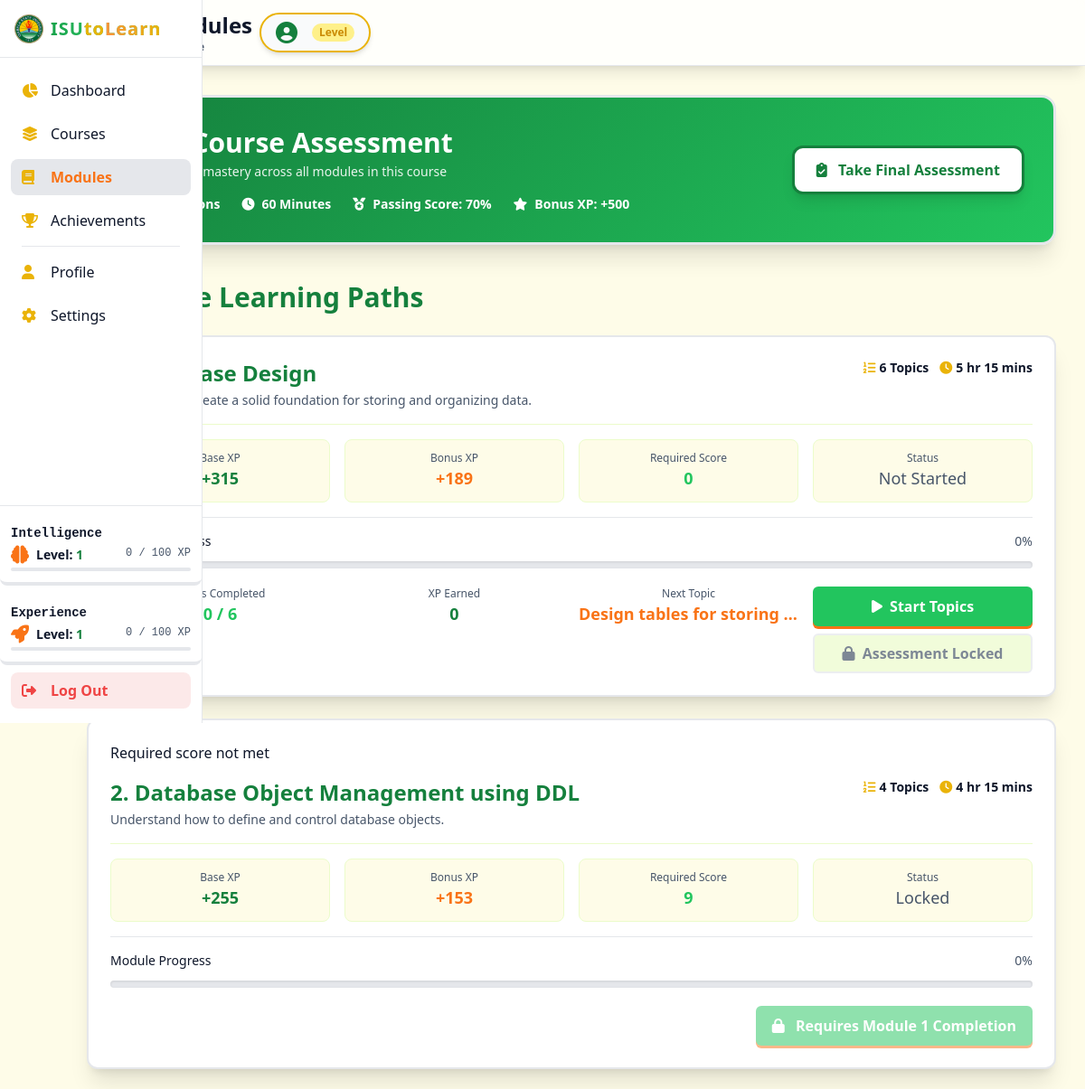
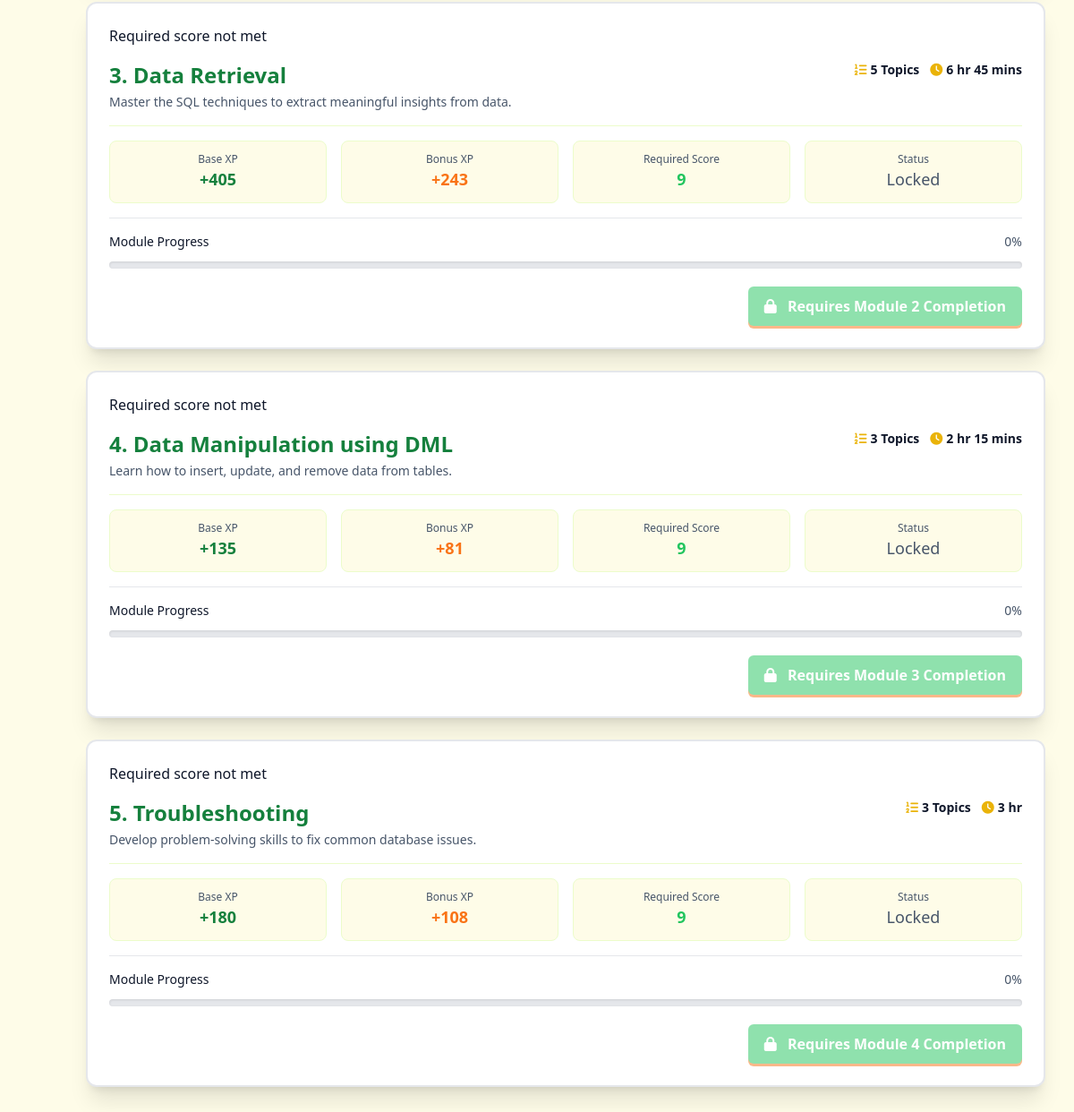
The page /Learner/modules.php?course_id=1 on the database its author committed (2 pictures, top to bottom).
### tables this page shows
CREATE TABLE `modules` (
  `id` int(11) NOT NULL AUTO_INCREMENT,
  `title` varchar(255) NOT NULL,
  `description` text DEFAULT NULL,
  `course_id` int(11) DEFAULT NULL,
  `required_score` int(11) DEFAULT NULL,
  PRIMARY KEY (`id`),
  KEY `course_id` (`course_id`),
  CONSTRAINT `modules_ibfk_1` FOREIGN KEY (`course_id`) REFERENCES `courses` (`id`) ON DELETE CASCADE
);

### Learner/modules.php (the view, shortened to what the rows shown need)
<?php
include 'functions/format_time.php';
include 'functions/count_topics.php';
include 'functions/count_estimated_time.php';
include 'functions/count_progress_percentage.php';
include 'functions/get_student_progress.php';
include 'functions/completed_info.php';
$student_id = $_SESSION['student_id'];
if ($_SERVER['REQUEST_METHOD'] === 'GET') {
    if (isset($_GET['course_id'])) {
        $course_id = (int) $_GET['course_id'];
    }
}
?>
<!DOCTYPE html>
<head>
    <link rel="stylesheet" href="../output.css">
    <link rel="stylesheet" href="https://cdnjs.cloudflare.com/ajax/libs/font-awesome/6.4.0/css/all.min.css"/>
</head>
<body class="min-h-screen flex" style="background-color: var(--color-main-bg); color: var(--color-text);">
    <?php include 'sidebar.php'; ?>
    <div class="flex-1 flex flex-col ml-0 md:ml-16">
        <header class="main-header sticky top-0 z-50 backdrop-blur-sm p-4 shadow-lg px-4 md:px-6 py-3 flex justify-between items-center"
                style="background-color: var(--color-header-bg); border-bottom: 1px solid var(--color-card-border);">
                <div class="flex gap-2">
            <div class="flex flex-col">
                <h1 class="text-2xl font-bold" style="color: var(--color-text);">Course Modules</h1>
            </div>
        </header>
        <main class="p-8 space-y-8 max-w-7xl mx-auto w-full">
<div class="relative p-8 rounded-2xl shadow-xl mb-10"
     style="
        background: linear-gradient(135deg, var(--color-heading) 0%, var(--color-green-button) 100%);
        color: white;
        border: 3px solid var(--color-card-border);
     ">
    <div class="flex flex-col md:flex-row justify-between items-center gap-6">
        <div>
            <h2 class="text-3xl font-extrabold drop-shadow-md">
                Final Course Assessment
            </h2>
        </div>
    </div>
</div>
            <div class="space-y-6">
                <h2 class="text-2xl md:text-3xl font-extrabold" style="color: var(--color-heading);">Available Learning Paths</h2>
                <?php
                $stmt = $pdo->prepare('SELECT * FROM modules WHERE course_id = :course_id ORDER BY id');
                $stmt->execute([':course_id' => $course_id]);
                $modules = $stmt->fetchAll();
                if (!$modules) {
                    echo '<p style="color: var(--color-text-secondary);">No modules available for this course.</p>';
                } else {
                    $prev_module_score = null;
                    $number = 1;
                    foreach ($modules as $index => $module) {
                        $total_minutes = count_estimated_time($course_id, $module['id']);
                        $exp_gain = count_total_exp($module['course_id'], $module['id']);
                        $progress = count_progress_percentage($course_id, $module['id']);
                        $completed_info = get_completed_info($module['id']);
                        $stmt = $pdo->prepare("
                            SELECT s.last_score
                            FROM student_score s
                            JOIN assessments a ON a.id = s.assessment_id
                            WHERE a.module_id = :module_id AND a.type='module' AND s.user_id = :student_id
                            LIMIT 1
                        ");
                        $stmt->execute([':module_id' => $module['id'], ':student_id' => $student_id]);
                        $last_score = $stmt->fetchColumn() ?? 0;
                        if ($index === 0) {
                            $locked = false;
                        } else {
                            $locked = $prev_module_score < $module['required_score'];
                        }
                        if ($progress == 100) {
                            $status_class = 'status-completed';
                            $status_text = 'Completed';
                            $button_label = "<i class='fas fa-book-reader mr-1'></i> Review Topics";
                            $item_grid = ['Score Performance', 'Total XP Gained', 'Module Rank'];
                        } elseif ($progress > 0) {
                            $status_class = 'status-progress';
                            $status_text = 'In Progress';
                            $button_label = "<i class='fas fa-play mr-1'></i> Continue Topics";
                            $item_grid = ['Topics Completed', 'XP Earned', 'Next Topic'];
                        } else {
                            $status_class = 'status-locked';
                            $status_text = $locked ? 'Locked' : 'Not Started';
                            $button_label = $locked
                                ? "<i class='fas fa-lock mr-1'></i> Locked"
                                : "<i class='fas fa-play mr-1'></i> Start Topics";
                            $item_grid = ['Topics Completed', 'XP Earned', 'Next Topic'];
                        }
                        $link    = $locked ? "javascript:void(0)" : "topicCard.php?course_id={$course_id}&module_id={$module['id']}";
                        $overlay = $locked ? "<div class='locked-overlay'>Required score not met</div>" : "";
                        $stmt = $pdo->prepare("SELECT
                                COUNT(DISTINCT t.id) AS total_topics,
                                COUNT(DISTINCT tc.id) AS completed_topics
                            FROM topics t
                            LEFT JOIN topics_completed tc
                                ON t.id = tc.topic_id AND tc.student_id = :student_id
                            WHERE t.module_id = :module_id
                        ");
                        $stmt->execute([':student_id' => $student_id, ':module_id' => $module['id']]);
                        $topics_info = $stmt->fetch();
                        $stmt = $pdo->prepare('SELECT * FROM topics WHERE module_id = :module_id');
                        $stmt->execute([':module_id' => $module['id']]);
                        $topics = $stmt->fetchAll();
                        $topics_title = array_column($topics, 'title');
                        $exp_earned = 0;
                        foreach ($topics as $topic) {
                            $comp_inf = get_completed_info($module['id'], $topic['id']);
                            $exp = $comp_inf['exp'] ?? 0;
                            $exp_earned += $exp;
                        }
                        $completed_topics = "{$topics_info['completed_topics']} / {$topics_info['total_topics']}";
                        $next_topics =
                            $topics_info['completed_topics'] == $topics_info['total_topics']
                                ? 0
                                : $topics_title[$topics_info['completed_topics']];
                        $onprogress_value = [$completed_topics, $exp_earned, $next_topics];
                        $completed_value = $completed_info
                            ? ["{$completed_info['score']}%", "+{$completed_info['exp']}", $rank]
                            : null;
                        $display_value = $progress == 100 ? $completed_value : $onprogress_value;
                        $assessment_btn =
                            $progress == 100
                                ? "<i class='fas fa-clipboard-list mr-1'></i> Take Module Assessment"
                                : "<i class='fas fa-lock mr-1'></i> Assessment Locked";
                        echo "
                            <div class='module-card rounded-xl p-4 md:p-6 shadow-xl space-y-4' style='background-color: var(--color-card-bg);'>
                                {$overlay}
                                <div class='flex justify-between items-start border-b pb-4' style='border-color: var(--color-card-section-bg);'>
                                    <div class='space-y-1'>
                                        <h3 class='text-2xl font-extrabold' style='color: var(--color-heading);'>{$number}. {$module['title']}</h3>
                                        <p class='text-sm' style='color: var(--color-text-secondary);'>{$module['description']}</p>
                                    </div>
                                    <div class='flex items-center space-x-3 text-xs md:text-sm font-semibold' style='color: var(--color-text);'>
                                        <span class='flex items-center space-x-1'>
                                            <i class='fas fa-list-ol' style='color: var(--color-icon);' ></i> <span>" .
                            count_topics($module['course_id'], $module['id']) .
                            " Topics</span>
                                        </span>
                                        <span class='flex items-center space-x-1'>
                                            <i class='fas fa-clock' style='color: var(--color-icon);'> </i> <span>" .
                            formatTime($total_minutes) .
                            "</span>
                                        </span>
                                    </div>
                                </div>
                                <div class='grid grid-cols-2 lg:grid-cols-4 gap-2 md:gap-4 text-center'>
                                    <div class='p-2 md:p-3 rounded-lg stat-box'>
                                        <p class='text-xs font-medium' style='color: var(--color-text-secondary);'>Base XP</p>
                                        <p class='text-base md:text-lg font-bold' style='color: var(--color-heading);'>+{$exp_gain[0]}</p>
                                    </div>
                                    <div class='p-2 md:p-3 rounded-lg stat-box'>
                                        <p class='text-xs font-medium' style='color: var(--color-text-secondary);'>Bonus XP</p>
                                        <p class='text-base md:text-lg font-bold' style='color: var(--color-heading-secondary);'>+{$exp_gain[1]}</p>
                                    </div>
                                    <div class='p-2 md:p-3 rounded-lg stat-box'>
                                        <p class='text-xs font-medium' style='color: var(--color-text-secondary);'>Required Score</p>
                                        <p class='text-base md:text-lg font-bold' style='color: var(--color-green-button);'>{$module['required_score']}</p>
                                    </div>
                                    <div class='p-2 md:p-3 rounded-lg stat-box'>
                                        <p class='text-xs font-medium' style='color: var(--color-text-secondary);'>Status</p>
                                        <p class='text-base md:text-lg {$status_class}'>{$status_text}</p>
                                    </div>
                                </div>
                                <div class='space-y-3 pt-4 border-t' style='border-color: var(--color-card-border);'>
                                    <div class='flex justify-between items-center'>
                                        <span class='text-sm font-medium' style='color: var(--color-text);'>Module Progress</span>
                                        <span class='text-sm font-bold {$status_class}'>{$progress}%</span>
                                    </div>
                                    <div class='h-2 rounded-full progress-bar-container' style='background-color: var(--color-progress-bg);'>
                                        <div class='h-2 rounded-full' style='width: {$progress}%; background: var(--color-green-button);'></div>
                                    </div>
                                    ". ((!$locked) ?
                                    "<div class='grid grid-cols-4 gap-4 pt-2'>
                                        <div class='flex flex-col items-center'>
                                            <p class='text-xs text-center' style='color: var(--color-text-secondary);'>{$item_grid[0]}</p>
                                            <p class='text-base md:text-lg font-extrabold' style='color: var(--color-green-button);'>{$display_value[0]}</p>
                                        </div>
                                        <div class='flex flex-col items-center'>
                                            <p class='text-xs text-center' style='color: var(--color-text-secondary);'>{$item_grid[1]}</p>
                                            <p class='text-base md:text-lg font-extrabold' style='color: var(--color-heading);'>{$display_value[1]}</p>
                                        </div>
                                        <div class='flex flex-col items-center'>
                                            <p class='text-xs text-center' style='color: var(--color-text-secondary);'>{$item_grid[2]}</p>
                                            <p class='text-base md:text-lg font-extrabold truncate w-full text-center' style='color: var(--color-heading-secondary);' title='{$display_value[2]}'>{$display_value[2]}</p>
                                        </div>
                                        <div class='flex flex-col items-center justify-center space-y-2'>
                                            <button type='button' onclick=\"window.location.href='{$link}'\" class='module-action-button " . (($progress == 100) ? "secondary" : "primary") . " w-full'>
                                                {$button_label}
                                            </button>
                                            <button type='button' onclick=\"window.location.href='assessmentModule.php?course_id={$course_id}&module_id={$module['id']}'\" class='" . (($progress == 100) ? "module-action-button primary w-full" : "module-action-button locked-assessment-button w-full") . "' " . (($progress == 100) ? "" : "disabled") . ">
                                                {$assessment_btn}
                                            </button>
                                        </div>
                                    </div>" :
                                    "<div class='flex justify-between items-center pt-2'>
                                        <button disabled class='module-action-button primary opacity-50 cursor-not-allowed w-auto'>
                                            <i class='fas fa-lock mr-2'></i> Requires Module ". $number - 1 ." Completion
                                        </button>
                                    </div>") .
                            "
                                </div>
                            </div>
                        ";
                        $prev_module_score = $last_score;
                        $number++;
                    }
                }
                ?>
            </div>
        </main>
    </div>
</body>
</html>

### rows shown on the page
modules: title "Database Design", description "Learn how to create a solid foundation for storing and organizing data.", id "6", total_minutes "5 hr 15 mins", exp_gain "315", exp_gain "189", required_score "0", status_text "Not Started", progress "0", item_grid "Topics Completed", display_value "0 / 6", item_grid "XP Earned", display_value "0", item_grid "Next Topic", display_value "Design tables for storing…", shows "Start Topics", shows "Assessment Locked"
modules: shows "Required score not met", title "Database Object Management using DDL", description "Understand how to define and control database objects.", id "4", total_minutes "4 hr 15 mins", exp_gain "255", exp_gain "153", required_score "9", required_score "Locked", progress "0"
modules: shows "Required score not met", title "Data Retrieval", description "Master the SQL techniques to extract meaningful insights from data.", id "5", total_minutes "6 hr 45 mins", exp_gain "405", exp_gain "243", required_score "9", required_score "Locked", progress "0"
modules: shows "Required score not met", title "Data Manipulation using DML", description "Learn how to insert, update, and remove data from tables.", id "3", total_minutes "2 hr 15 mins", exp_gain "135", exp_gain "81", required_score "9", required_score "Locked", progress "0"
modules: shows "Required score not met", title "Troubleshooting", description "Develop problem-solving skills to fix common database issues.", id "3", total_minutes "3 hr", exp_gain "180", exp_gain "108", required_score "9", required_score "Locked", progress "0"

### other values the page prints
$label "Dashboard Courses Modules Achievements Profile Settings"
$intelligence_level "1"
$intelligent_exp "0"
$next_goal_intelligent_exp "100"
$user_level "1"
$user_exp "0"
$next_goal_exp "100"
